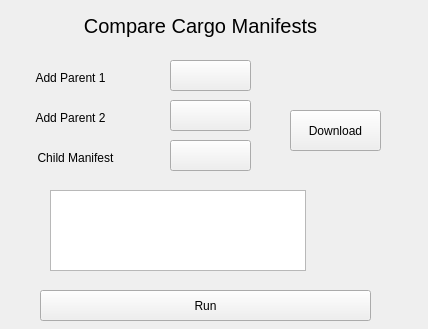
<?xml version="1.0" encoding="UTF-8"?>
<ui version="4.0">
 <class>Dialog</class>
 <widget class="QWidget" name="Dialog">
  <property name="geometry">
   <rect>
    <x>0</x>
    <y>0</y>
    <width>428</width>
    <height>329</height>
   </rect>
  </property>
  <property name="windowTitle">
   <string>Dialog</string>
  </property>
  <widget class="QPushButton" name="pushButton">
   <property name="geometry">
    <rect>
     <x>170</x>
     <y>60</y>
     <width>81</width>
     <height>31</height>
    </rect>
   </property>
   <property name="text">
    <string/>
   </property>
   <property name="icon">
    <iconset theme="QIcon::ThemeIcon::ListAdd"/>
   </property>
  </widget>
  <widget class="QLabel" name="label">
   <property name="geometry">
    <rect>
     <x>30</x>
     <y>70</y>
     <width>81</width>
     <height>16</height>
    </rect>
   </property>
   <property name="text">
    <string>Add Parent 1</string>
   </property>
   <property name="alignment">
    <set>Qt::AlignmentFlag::AlignCenter</set>
   </property>
  </widget>
  <widget class="QLabel" name="label_2">
   <property name="geometry">
    <rect>
     <x>80</x>
     <y>0</y>
     <width>241</width>
     <height>51</height>
    </rect>
   </property>
   <property name="font">
    <font>
     <pointsize>15</pointsize>
    </font>
   </property>
   <property name="text">
    <string>Compare Cargo Manifests</string>
   </property>
   <property name="alignment">
    <set>Qt::AlignmentFlag::AlignCenter</set>
   </property>
  </widget>
  <widget class="QLabel" name="label_3">
   <property name="geometry">
    <rect>
     <x>20</x>
     <y>150</y>
     <width>111</width>
     <height>16</height>
    </rect>
   </property>
   <property name="text">
    <string>Child Manifest</string>
   </property>
   <property name="alignment">
    <set>Qt::AlignmentFlag::AlignCenter</set>
   </property>
  </widget>
  <widget class="QLabel" name="label_4">
   <property name="geometry">
    <rect>
     <x>30</x>
     <y>110</y>
     <width>81</width>
     <height>16</height>
    </rect>
   </property>
   <property name="text">
    <string>Add Parent 2</string>
   </property>
   <property name="alignment">
    <set>Qt::AlignmentFlag::AlignCenter</set>
   </property>
  </widget>
  <widget class="QPushButton" name="pushButton_3">
   <property name="geometry">
    <rect>
     <x>170</x>
     <y>100</y>
     <width>81</width>
     <height>31</height>
    </rect>
   </property>
   <property name="text">
    <string/>
   </property>
   <property name="icon">
    <iconset theme="QIcon::ThemeIcon::ListAdd"/>
   </property>
  </widget>
  <widget class="QTableView" name="tableView">
   <property name="geometry">
    <rect>
     <x>50</x>
     <y>190</y>
     <width>256</width>
     <height>81</height>
    </rect>
   </property>
  </widget>
  <widget class="QPushButton" name="pushButton_4">
   <property name="geometry">
    <rect>
     <x>290</x>
     <y>110</y>
     <width>91</width>
     <height>41</height>
    </rect>
   </property>
   <property name="text">
    <string>Download</string>
   </property>
  </widget>
  <widget class="QPushButton" name="pushButton_5">
   <property name="geometry">
    <rect>
     <x>170</x>
     <y>140</y>
     <width>81</width>
     <height>31</height>
    </rect>
   </property>
   <property name="text">
    <string/>
   </property>
   <property name="icon">
    <iconset theme="QIcon::ThemeIcon::ListAdd"/>
   </property>
  </widget>
  <widget class="QPushButton" name="pushButton_6">
   <property name="geometry">
    <rect>
     <x>40</x>
     <y>290</y>
     <width>331</width>
     <height>31</height>
    </rect>
   </property>
   <property name="text">
    <string>Run</string>
   </property>
  </widget>
 </widget>
 <resources/>
 <connections/>
</ui>
